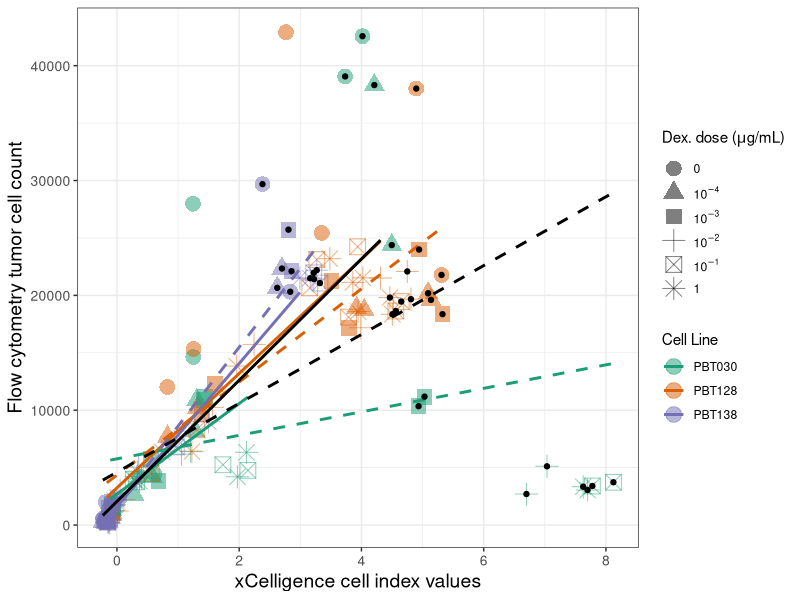

This chart was generated by the following R code:
#### plotting regression on terminal tumor cell number and cell index.

setwd("/Users/abrummer/odrive/Dropbox/Research/city_of_hope/car_T/data/pbt_second_round/")
flow <- read.csv("flow_ci_correlation_data.csv")[,1:6]

str(flow)
flow <- flow[-which(flow$PBT == "PBT138 mid"),]
flow$PBT <- as.factor(flow$PBT)
flow$Plated.Effector <- as.factor(flow$Plated.Effector)
flow$Dex.microgramsperml. <- as.factor(flow$Dex.microgramsperml.)


library(ggplot2)

png(filename = "/Users/abrummer/Desktop/cell_count_cell_index_regression.png", width = 8, height = 6, units = "in", res = 300)
  ggplot(data = flow, aes(x = Residual.CI, y = Residual.Tumor.Count, 
                          color = PBT))+
    geom_point(aes(shape = Dex.microgramsperml.), alpha = 0.5, size = 5)+
    scale_color_manual(name = "Cell Line", 
                         labels = c("PBT030", "PBT128", "PBT138"),
                         values = c("#1b9e77", "#d95f02", "#7570b3"))+
    scale_shape_discrete(name = expression(paste("Dex. dose ", "(", mu, "g/mL)")),
                         labels = c(0, expression(10^-4),expression(10^-3),
                                    expression(10^-2),expression(10^-1),1))+
    xlab("xCelligence cell index values")+
    ylab("Flow cytometry tumor cell count")+
    geom_smooth(data = flow[-which(flow$Plated.Effector == 0),], se = FALSE, method = "lm", 
                formula = y~x, aes(color = PBT))+
    geom_smooth(data = flow, se = FALSE, method = "lm", 
                formula = y~x, aes(color = PBT), linetype = 2)+
    geom_smooth(data = flow, se = FALSE, method = "lm", formula = y~x, color = "black", linetype = 2)+
    geom_smooth(data = flow[-which(flow$Plated.Effector == 0),], se = FALSE, method = "lm", 
                formula = y~x, color = "black")+
    geom_point(data = flow[which(flow$Plated.Effector == 0),], color = "black")+
    theme_bw()+
    theme(axis.text=element_text(size=10),
          axis.title = element_text(size=14))
dev.off()


flow <- flow[-which(flow$Plated.Effector == 0),]
# flow <- flow[-which(flow$Plated.Effector < 6),]

pbt138high_fit <- lm(formula = Residual.Tumor.Count~Residual.CI,data = flow, subset = PBT == "PBT138 high" & Plated.Effector != 0)
summary(pbt138high_fit)
pbt138high_fit <- lm(formula = Residual.Tumor.Count~Residual.CI,data = flow, subset = PBT == "PBT138 high")
summary(pbt138high_fit)

pbt128_fit <- lm(formula = Residual.Tumor.Count~Residual.CI,data = flow, subset = PBT == "PBT128+" & Plated.Effector != 0)
summary(pbt128_fit)
pbt128_fit <- lm(formula = Residual.Tumor.Count~Residual.CI,data = flow, subset = PBT == "PBT128+")
summary(pbt128_fit)

pbt030_fit <- lm(formula = Residual.Tumor.Count~Residual.CI,data = flow, subset = PBT == "PBT030" & Plated.Effector != 0)
summary(pbt030_fit)
pbt030_fit <- lm(formula = Residual.Tumor.Count~Residual.CI,data = flow, subset = PBT == "PBT030")
summary(pbt030_fit)

pbt_fit <- lm(formula = Residual.Tumor.Count~Residual.CI, data = flow, subset = Plated.Effector != 0)
summary(pbt_fit)
pbt_fit <- lm(formula = Residual.Tumor.Count~Residual.CI, data = flow)
summary(pbt_fit)

